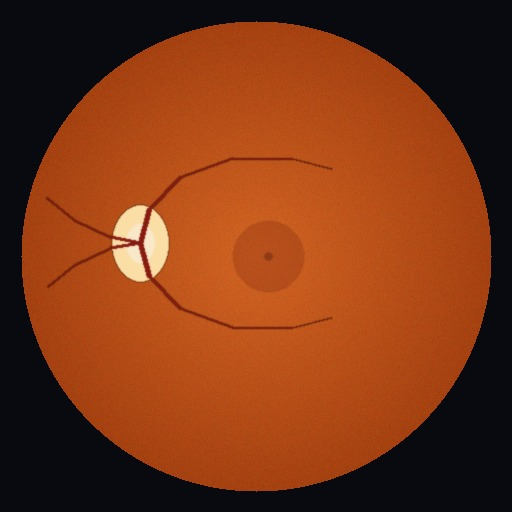
%> input picture backend/samples/sample_grade0_normal.jpg, 512 x 512 px
$ octave --eval "result = assessImageQuality('../../samples/sample_grade0_normal.jpg');"   (GNU Octave 9; MATLAB toolbox functions it lacks are replaced by stand-ins)
%> lines starting %> are read from the running program, lines starting %| are printed output that depends on the picture; in (x1, y1, x2, y2) boxes, pixels count from 0 and x2, y2 are one past the last pixel; in counts of white or black regions, pixels touching at a corner belong together; the program's own positions count from 1
function quality = assessImageQuality(inputImage)
%> called with inputImage = '../../samples/sample_grade0_normal.jpg'

%% =========================================================
%  APTOS FUNDUS IMAGE QUALITY ASSESSMENT
%
%  Checks:
%  1. Focus / Sharpness
%  2. Illumination
%  3. Retinal Field of View
%  4. Overall Quality
% ==========================================================


%% 1. READ IMAGE

if ischar(inputImage) || isstring(inputImage)

    img = imread(inputImage);
%> img is the input picture: size 512x512x3 uint8; mean R, G, B 121.6, 54.6, 21.4

else

    img = inputImage;

end


%% 2. GRAYSCALE

if size(img,3) == 3

    grayImg = rgb2gray(img);
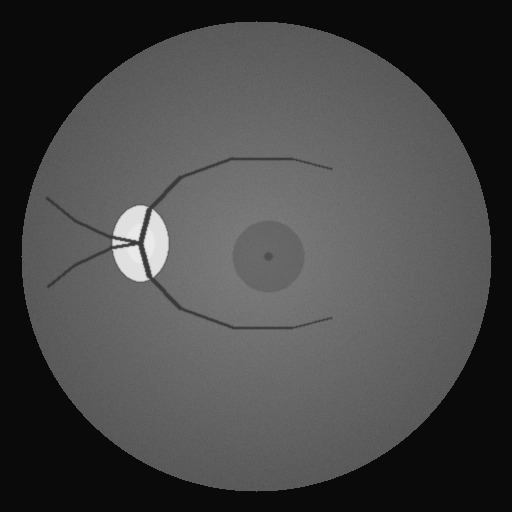
%> grayImg: size 512x512 uint8; min 0, max 239, mean 70.8

else

    grayImg = img;

end

grayImg = im2double(grayImg);
%> grayImg: size 512x512 double


%% =========================================================
% 3. FOCUS / SHARPNESS
% ==========================================================

laplacianImg = imfilter( ...
    grayImg,...
    fspecial('laplacian'));
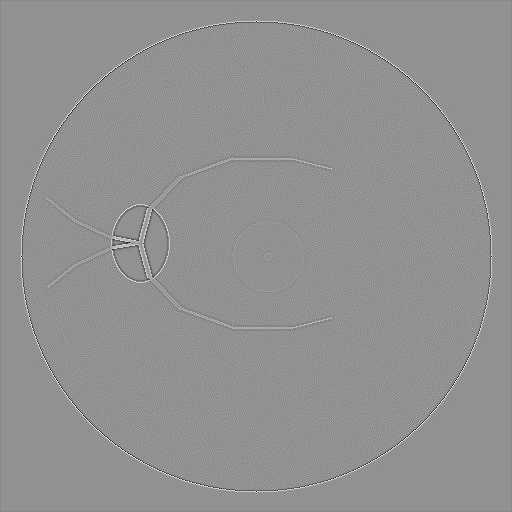
%> laplacianImg: size 512x512 double; min -0.77, max 0.577, mean -0.000306; drawn with min black and max white

focusScore = var(laplacianImg(:));
%> focusScore = 0.00221

focusQuality = min(100,...
    (focusScore / 0.02) * 100);
%> focusQuality = 11.05

focusQuality = max(0,focusQuality);


%% =========================================================
% 4. ILLUMINATION
% ==========================================================

meanBrightness = mean(grayImg(:));
%> meanBrightness = 0.277

brightnessStd = std(grayImg(:));
%> brightnessStd = 0.179


brightnessScore = ...
    100 - abs(meanBrightness - 0.5) * 200;
%> brightnessScore = 55.5

brightnessScore = ...
    max(0,min(100,brightnessScore));


uniformityScore = ...
    100 - min(100,brightnessStd * 200);
%> uniformityScore = 64.12

uniformityScore = ...
    max(0,min(100,uniformityScore));


illuminationQuality = ...
    0.6 * brightnessScore + ...
    0.4 * uniformityScore;
%> illuminationQuality = 58.95

illuminationQuality = ...
    max(0,min(100,illuminationQuality));


%% =========================================================
% 5. RETINAL FIELD OF VIEW
% ==========================================================

retinalMask = grayImg > 0.05;
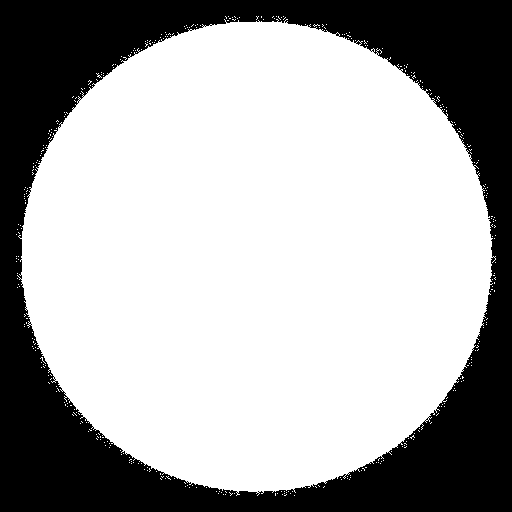
%> retinalMask: size 512x512 logical; 66.8% white; 1 black region, box (x1, y1, x2, y2) and area: (0, 0, 512, 512) 87073

retinalMask = bwareaopen( ...
    retinalMask,...
    500);
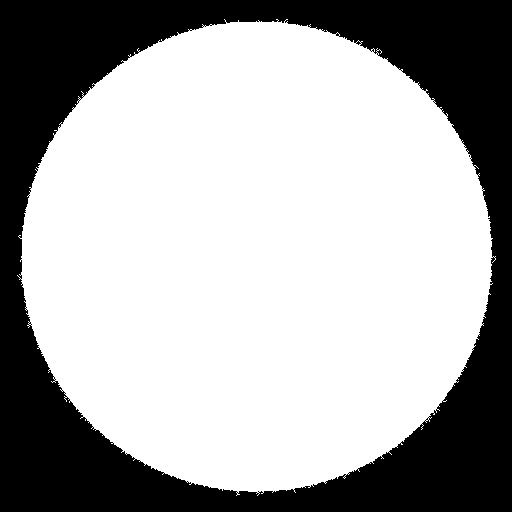
%> retinalMask: size 512x512 logical; 66.5% white; 1 black region, box (x1, y1, x2, y2) and area: (0, 0, 512, 512) 87695


retinalCoverage = ...
    nnz(retinalMask) / numel(retinalMask);
%> retinalCoverage = 0.665


if retinalCoverage >= 0.40 && ...
   retinalCoverage <= 0.80

    fieldQuality = 100;


elseif retinalCoverage < 0.40

    fieldQuality = ...
        (retinalCoverage / 0.40) * 100;


else

    fieldQuality = ...
        100 - ...
        ((retinalCoverage - 0.80) * 200);

end


fieldQuality = ...
    max(0,min(100,fieldQuality));


%% =========================================================
% 6. OVERALL QUALITY
% ==========================================================

overallScore = ...
    0.40 * focusQuality + ...
    0.30 * illuminationQuality + ...
    0.30 * fieldQuality;
%> overallScore = 52.11


overallScore = ...
    max(0,min(100,overallScore));


%% =========================================================
% 7. GRADEABILITY
% ==========================================================

if overallScore >= 70 && ...
   focusQuality >= 40 && ...
   illuminationQuality >= 50 && ...
   fieldQuality >= 50

    status = "GRADEABLE";

else

    status = "RECAPTURE";

end


%% =========================================================
% 8. STORE RESULTS
% ==========================================================

quality.focusScore = focusScore;
%> quality.focusScore = 0.00221

quality.focusQuality = focusQuality;
%> quality.focusQuality = 11.05

quality.meanBrightness = meanBrightness;
%> quality.meanBrightness = 0.277

quality.brightnessStd = brightnessStd;
%> quality.brightnessStd = 0.179

quality.illuminationQuality = ...
    illuminationQuality;
%> quality.illuminationQuality = 58.95

quality.retinalCoverage = ...
    retinalCoverage;
%> quality.retinalCoverage = 0.665

quality.fieldQuality = ...
    fieldQuality;

quality.overallScore = ...
    overallScore;
%> quality.overallScore = 52.11
%> `result = assessImageQuality('../../samples/sample_grade0_normal.jpg');`: result = {focusScore 0.00221, focusQuality 11.05, meanBrightness 0.277, brightnessStd 0.179, illuminationQuality 58.95, retinalCoverage 0.665}

quality.status = status;


end
